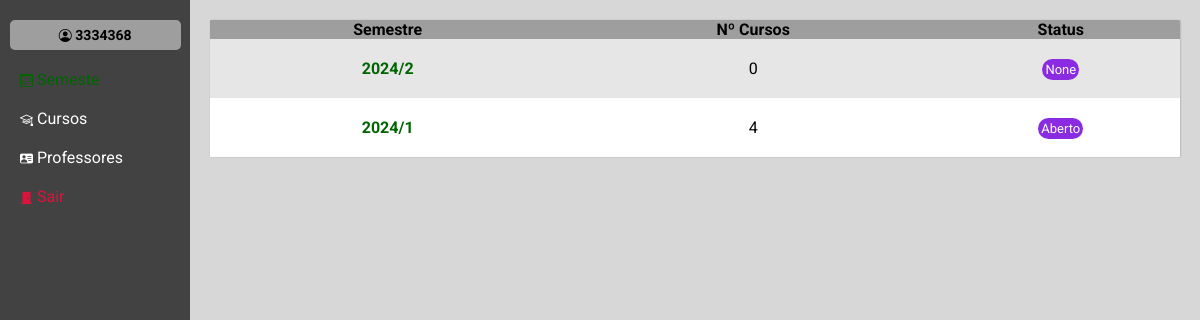
Before: /semestre/ (signed in) with the older database file.
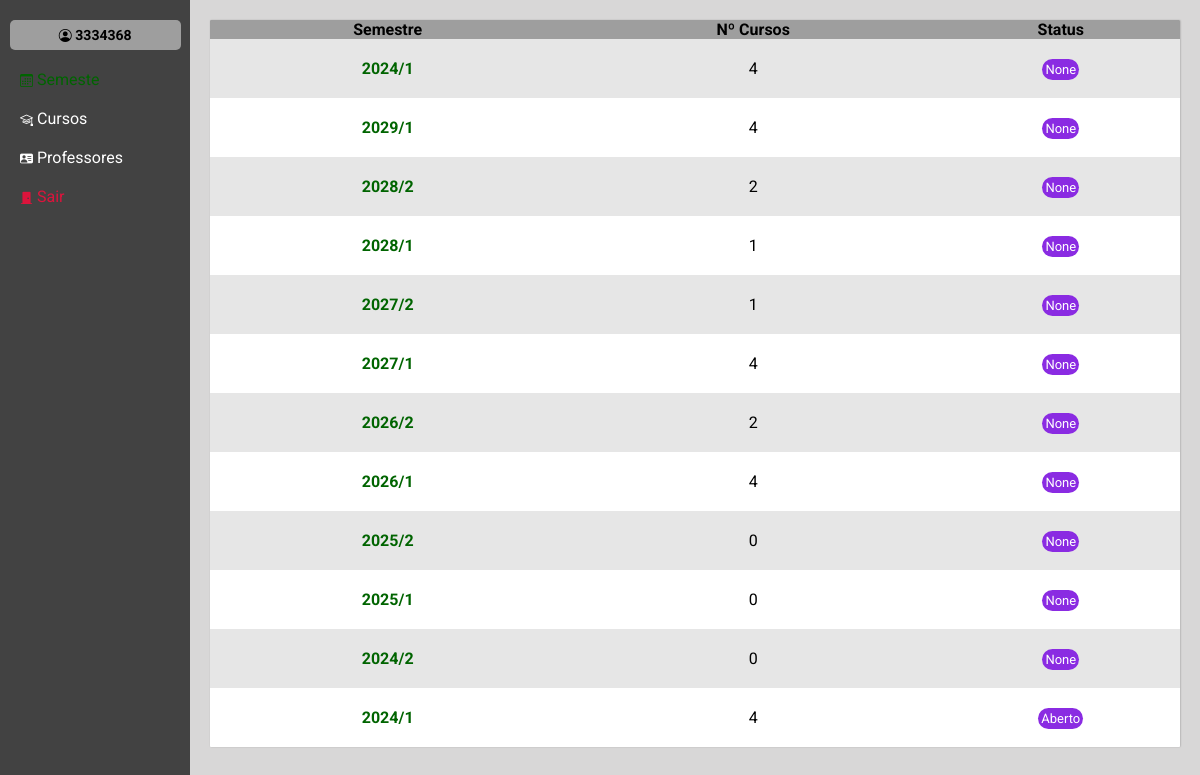
After: the same page with the newer database file.
### core/models.py (models this page shows)
class Semestre(models.Model):
    semestre = models.CharField( max_length=50)
    cursos = models.ManyToManyField(Curso, verbose_name="curso", blank=True)
    status = models.ForeignKey(Status, verbose_name='status', on_delete=models.SET_NULL, null=True, blank=True)
    date_create = models.DateTimeField(default=timezone.now)
    disciplinas = models.ManyToManyField(Disciplina, verbose_name='disciplina', blank=True)
    def __str__(self) -> str:
        return self.semestre

class Status(models.Model):
    status = models.CharField(max_length=16)
    def __str__(self) -> str:
        return self.status

### core/views.py (the view, shortened to what this page needs)
# urls.py: path('semestre/', views.semestre, name='semestre'),
@login_required(login_url="/login")
def semestre(request):
    semestre = Semestre.objects.all().order_by('-id')
    cursos = Curso.objects.all()
    disciplinas = Disciplina.objects.all().order_by('curso')
    context = {
        'semestre':semestre,
        'cursos':cursos,
        'disciplinas':disciplinas,
    }
    return render(request, 'semestre.html', context)

### core/models.py (called while the page is built)
    def __str__(self) -> str:
        return self.curso

### core/templates/semestre.html (shortened to what this page needs)
{% extends "base.html" %}
{% block conteudo %}
<table id="semestre">
    <thead>
        <tr>
            <th>Semestre</th>
            <th>Nº Cursos</th>
            <th>Status</th>
        </tr>
    </thead>
    <tbody>
       {% for i in semestre %}
            <tr>
                    <td class="colum-1"><a href="{% url 'select_semestre' i.id %}"><strong>{{i}}</strong></a></td>
                    <td class="colum-2">{{i.cursos.all.count}}</td>
                    <td class="colum-3"><span id="marcador" class="color-roxo"> {{i.status}}</span></td>
            </tr>
       {% endfor %}
    </tbody>
</table>
{% endblock conteudo %}

### core/templates/base.html (shortened to what this page needs)
{% load static %}<!DOCTYPE html>
<html lang="en">
<head>
   {% include "_head.html" %}
</head>
<body>
<nav>
    <div id="box-user">
        <h3><i class="bi bi-person-circle"></i> {{request.user}}</h3>
    </div>
    <ul>
        <li><a href="{% url "semestre" %}" {% if request.path_info == '/semestre/' %} class="teste" {% endif %}><i class="bi bi-calendar3"></i> Semeste </a></li>
        <li><a href="{% url "cursos" %}" {% if request.path_info == '/curso/' %} class="teste" {% endif %}><i class="bi bi-mortarboard"></i> Cursos</a></li>
        <li><a href="{% url "professores" %}" {% if request.path_info == '/professores/' %} class="teste" {% endif %}><i class="bi bi-person-vcard-fill"></i> Professores</a></li>
        <li><a href="{% url "logout" %}" id="link-sair"><i class="bi bi-door-closed-fill"></i> Sair</a></li>
    </nav>
    <main>
        <div id="conteiner-conteudo">
            {% block conteudo %}{% endblock conteudo %}
        </div>
</main>
</body>
</html>

### core/templates/_head.html (shortened to what this page needs)
{% load static %}
    <link rel="stylesheet" href="{% static 'style.css' %}">
    <link rel="stylesheet" href="{% static 'formularios.css' %}">
    <link rel="stylesheet" href="{% static 'tabelas.css' %}">
    <link rel="stylesheet" href="https://cdn.jsdelivr.net/npm/bootstrap-icons@1.11.3/font/bootstrap-icons.min.css">

### core/templates/formularios/form_addSemestre.html (shortened to what this page needs)
{% extends "formularios/_model_base.html" %}

### core/static/style.css (style rules this page uses)
* { padding: 0; margin: 0; box-sizing: border-box; font-family: roboto, regular400; }
body { display: flex; flex-wrap: wrap; }
main { flex-grow: 20; flex-basis: 200px; flex-shrink: 1; background-color: #d8d7d7; min-height: 100vh; width: 100vw; }
#conteiner-conteudo { padding: 20px; }
th { background-color: #9e9e9e; text-align: left; }
table tr:nth-child(odd) { background-color: #e6e6e6; }
table tr:nth-child(even) { background-color: #ffffff; }
.color-roxo { background-color: blueviolet; }
nav { background-color: #424242; flex-grow: 1; flex-basis: 150px; flex-shrink: 1; position: relative; }
#box-user { background-color: #9e9e9e; font-size: 12px; width: 90%; height: 30px; margin: auto; border-radius: 5px; text-align: center; display: flex; align-items: center; justify-content: center; margin-top: 20px; }
#link-sair { color: crimson; }
li { text-align: left; padding-left: 20px; font-size: 16px; margin-top: 20px; }
li a { text-decoration: none; color: white; }
#marcador { padding: 3px; border-radius: 150px; color: white; font-size: 13px; }
i { font-size: 13px; }
.teste { color: darkgreen; }

### core/static/tabelas.css (style rules this page uses)
table { border-collapse: collapse; border-radius: 1px; overflow: hidden; width: 100%; box-shadow: 0.5px 0px 1.5px rgba(0, 0, 0, 0.226); }
table a { text-decoration: double; color: darkgreen; }
#semestre td { padding: 20px 0px 20px 0px; text-align: center; }
#semestre th { text-align: center; }

Changed rows visible on the page:
added Semestre: semestre "2024/1", cursos.all.count "4", status "None"
added Semestre: semestre "2029/1", cursos.all.count "4", status "None"
added Semestre: semestre "2028/2", cursos.all.count "2", status "None"
added Semestre: semestre "2028/1", cursos.all.count "1", status "None"
added Semestre: semestre "2027/2", cursos.all.count "1", status "None"
added Semestre: semestre "2027/1", cursos.all.count "4", status "None"
added Semestre: semestre "2026/2", cursos.all.count "2", status "None"
added Semestre: semestre "2026/1", cursos.all.count "4", status "None"
added Semestre: semestre "2025/2", cursos.all.count "0", status "None"
added Semestre: semestre "2025/1", cursos.all.count "0", status "None"
